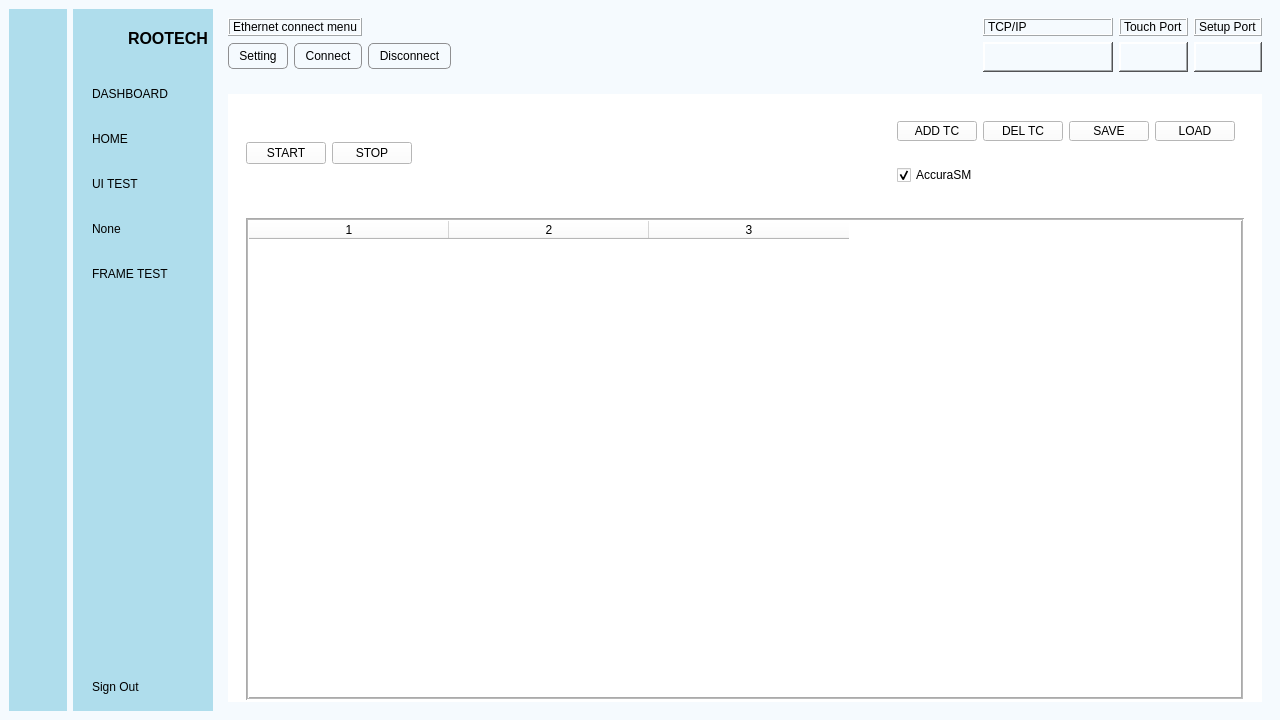
<?xml version="1.0" encoding="UTF-8"?>
<ui version="4.0">
 <class>MainWindow</class>
 <widget class="QMainWindow" name="MainWindow">
  <property name="geometry">
   <rect>
    <x>0</x>
    <y>0</y>
    <width>1280</width>
    <height>720</height>
   </rect>
  </property>
  <property name="minimumSize">
   <size>
    <width>1280</width>
    <height>720</height>
   </size>
  </property>
  <property name="windowTitle">
   <string>MainWindow</string>
  </property>
  <property name="styleSheet">
   <string notr="true">background-color: rgb(245, 250, 254);</string>
  </property>
  <widget class="QWidget" name="centralwidget">
   <layout class="QGridLayout" name="gridLayout">
    <item row="1" column="2">
     <widget class="QWidget" name="main_menu" native="true">
      <layout class="QVBoxLayout" name="verticalLayout_5">
       <item>
        <widget class="QStackedWidget" name="stackedWidget">
         <property name="font">
          <font>
           <pointsize>20</pointsize>
          </font>
         </property>
         <property name="styleSheet">
          <string notr="true">background-color: rgb(255, 255, 255);</string>
         </property>
         <property name="currentIndex">
          <number>1</number>
         </property>
         <widget class="QWidget" name="home_page">
          <widget class="QLabel" name="label_4">
           <property name="geometry">
            <rect>
             <x>40</x>
             <y>10</y>
             <width>48</width>
             <height>16</height>
            </rect>
           </property>
           <property name="text">
            <string>home</string>
           </property>
          </widget>
         </widget>
         <widget class="QWidget" name="ui_test_page">
          <layout class="QGridLayout" name="gridLayout_3">
           <item row="0" column="0">
            <layout class="QVBoxLayout" name="verticalLayout_6">
             <item>
              <widget class="QWidget" name="menu_widget" native="true">
               <property name="minimumSize">
                <size>
                 <width>0</width>
                 <height>100</height>
                </size>
               </property>
               <property name="maximumSize">
                <size>
                 <width>16777215</width>
                 <height>16777215</height>
                </size>
               </property>
               <layout class="QHBoxLayout" name="horizontalLayout_6">
                <item>
                 <widget class="QPushButton" name="btn_test_start">
                  <property name="sizePolicy">
                   <sizepolicy hsizetype="Preferred" vsizetype="Fixed">
                    <horstretch>0</horstretch>
                    <verstretch>0</verstretch>
                   </sizepolicy>
                  </property>
                  <property name="minimumSize">
                   <size>
                    <width>0</width>
                    <height>0</height>
                   </size>
                  </property>
                  <property name="text">
                   <string>START</string>
                  </property>
                 </widget>
                </item>
                <item>
                 <widget class="QPushButton" name="btn_test_stop">
                  <property name="text">
                   <string>STOP</string>
                  </property>
                 </widget>
                </item>
                <item>
                 <spacer name="horizontalSpacer_2">
                  <property name="orientation">
                   <enum>Qt::Orientation::Horizontal</enum>
                  </property>
                  <property name="sizeHint" stdset="0">
                   <size>
                    <width>725</width>
                    <height>20</height>
                   </size>
                  </property>
                 </spacer>
                </item>
                <item>
                 <layout class="QVBoxLayout" name="verticalLayout_7">
                  <item>
                   <widget class="QWidget" name="widget_2" native="true">
                    <property name="sizePolicy">
                     <sizepolicy hsizetype="Preferred" vsizetype="Preferred">
                      <horstretch>0</horstretch>
                      <verstretch>0</verstretch>
                     </sizepolicy>
                    </property>
                    <layout class="QHBoxLayout" name="horizontalLayout_4">
                     <item>
                      <widget class="QPushButton" name="btn_add_tc">
                       <property name="text">
                        <string>ADD TC</string>
                       </property>
                      </widget>
                     </item>
                     <item>
                      <widget class="QPushButton" name="btn_del_tc">
                       <property name="text">
                        <string>DEL TC</string>
                       </property>
                      </widget>
                     </item>
                     <item>
                      <widget class="QPushButton" name="btn_tc_save">
                       <property name="text">
                        <string>SAVE</string>
                       </property>
                      </widget>
                     </item>
                     <item>
                      <widget class="QPushButton" name="btn_tc_load">
                       <property name="text">
                        <string>LOAD</string>
                       </property>
                      </widget>
                     </item>
                    </layout>
                   </widget>
                  </item>
                  <item>
                   <widget class="QWidget" name="widget_3" native="true">
                    <layout class="QHBoxLayout" name="horizontalLayout_5">
                     <item>
                      <widget class="QCheckBox" name="cb_accurasm">
                       <property name="text">
                        <string>AccuraSM</string>
                       </property>
                       <property name="checked">
                        <bool>true</bool>
                       </property>
                      </widget>
                     </item>
                    </layout>
                   </widget>
                  </item>
                 </layout>
                </item>
               </layout>
              </widget>
             </item>
             <item>
              <widget class="QWidget" name="tc_widget" native="true">
               <property name="minimumSize">
                <size>
                 <width>0</width>
                 <height>500</height>
                </size>
               </property>
               <layout class="QHBoxLayout" name="horizontalLayout">
                <item>
                 <widget class="QTableWidget" name="tableWidget">
                  <property name="styleSheet">
                   <string notr="true">QHeaderView::section {
	border-bottom: 10px solid black;
}</string>
                  </property>
                  <property name="frameShape">
                   <enum>QFrame::Shape::Box</enum>
                  </property>
                  <property name="frameShadow">
                   <enum>QFrame::Shadow::Sunken</enum>
                  </property>
                  <property name="lineWidth">
                   <number>1</number>
                  </property>
                  <property name="midLineWidth">
                   <number>1</number>
                  </property>
                  <property name="verticalScrollBarPolicy">
                   <enum>Qt::ScrollBarPolicy::ScrollBarAsNeeded</enum>
                  </property>
                  <property name="alternatingRowColors">
                   <bool>true</bool>
                  </property>
                  <property name="gridStyle">
                   <enum>Qt::PenStyle::SolidLine</enum>
                  </property>
                  <property name="sortingEnabled">
                   <bool>false</bool>
                  </property>
                  <property name="columnCount">
                   <number>3</number>
                  </property>
                  <attribute name="horizontalHeaderVisible">
                   <bool>true</bool>
                  </attribute>
                  <attribute name="horizontalHeaderCascadingSectionResizes">
                   <bool>false</bool>
                  </attribute>
                  <attribute name="horizontalHeaderDefaultSectionSize">
                   <number>200</number>
                  </attribute>
                  <attribute name="horizontalHeaderHighlightSections">
                   <bool>true</bool>
                  </attribute>
                  <attribute name="horizontalHeaderShowSortIndicator" stdset="0">
                   <bool>false</bool>
                  </attribute>
                  <attribute name="horizontalHeaderStretchLastSection">
                   <bool>false</bool>
                  </attribute>
                  <attribute name="verticalHeaderCascadingSectionResizes">
                   <bool>false</bool>
                  </attribute>
                  <attribute name="verticalHeaderShowSortIndicator" stdset="0">
                   <bool>false</bool>
                  </attribute>
                  <attribute name="verticalHeaderStretchLastSection">
                   <bool>false</bool>
                  </attribute>
                  <column/>
                  <column/>
                  <column/>
                 </widget>
                </item>
               </layout>
              </widget>
             </item>
            </layout>
           </item>
          </layout>
         </widget>
         <widget class="QWidget" name="setup_test_page"/>
         <widget class="QWidget" name="frame_test_page">
          <widget class="QPushButton" name="btn_select_webcam">
           <property name="geometry">
            <rect>
             <x>20</x>
             <y>30</y>
             <width>101</width>
             <height>31</height>
            </rect>
           </property>
           <property name="styleSheet">
            <string notr="true">QPushButton {
    background-color: white;
    color: black;
}
QPushButton:checked {
    background-color: black;
    color: white;
    border: 1px solid black;
}</string>
           </property>
           <property name="text">
            <string>Select WebCam</string>
           </property>
           <property name="checkable">
            <bool>true</bool>
           </property>
          </widget>
          <widget class="QPushButton" name="btn_start_webcam">
           <property name="geometry">
            <rect>
             <x>30</x>
             <y>90</y>
             <width>75</width>
             <height>24</height>
            </rect>
           </property>
           <property name="text">
            <string>Start</string>
           </property>
          </widget>
          <widget class="QPushButton" name="btn_stop_webcam">
           <property name="geometry">
            <rect>
             <x>120</x>
             <y>90</y>
             <width>75</width>
             <height>24</height>
            </rect>
           </property>
           <property name="text">
            <string>Stop</string>
           </property>
          </widget>
          <widget class="QLabel" name="label_5">
           <property name="geometry">
            <rect>
             <x>40</x>
             <y>140</y>
             <width>71</width>
             <height>16</height>
            </rect>
           </property>
           <property name="text">
            <string>focus_value</string>
           </property>
          </widget>
          <widget class="QLineEdit" name="lineEdit">
           <property name="geometry">
            <rect>
             <x>40</x>
             <y>170</y>
             <width>113</width>
             <height>31</height>
            </rect>
           </property>
          </widget>
         </widget>
         <widget class="QWidget" name="page_5"/>
        </widget>
       </item>
      </layout>
     </widget>
    </item>
    <item row="0" column="2" alignment="Qt::AlignmentFlag::AlignVCenter">
     <widget class="QWidget" name="condition_bar" native="true">
      <property name="sizePolicy">
       <sizepolicy hsizetype="Preferred" vsizetype="Minimum">
        <horstretch>0</horstretch>
        <verstretch>0</verstretch>
       </sizepolicy>
      </property>
      <property name="minimumSize">
       <size>
        <width>0</width>
        <height>70</height>
       </size>
      </property>
      <layout class="QGridLayout" name="gridLayout_4">
       <item row="1" column="3">
        <spacer name="horizontalSpacer">
         <property name="orientation">
          <enum>Qt::Orientation::Horizontal</enum>
         </property>
         <property name="sizeHint" stdset="0">
          <size>
           <width>868</width>
           <height>19</height>
          </size>
         </property>
        </spacer>
       </item>
       <item row="1" column="5">
        <widget class="QLabel" name="tp_display">
         <property name="minimumSize">
          <size>
           <width>60</width>
           <height>30</height>
          </size>
         </property>
         <property name="frameShape">
          <enum>QFrame::Shape::WinPanel</enum>
         </property>
         <property name="frameShadow">
          <enum>QFrame::Shadow::Raised</enum>
         </property>
         <property name="text">
          <string/>
         </property>
        </widget>
       </item>
       <item row="1" column="0">
        <widget class="QPushButton" name="btn_setting">
         <property name="styleSheet">
          <string notr="true">QPushButton {
        border: 1px solid #8f8f91;
        border-radius: 5px;
        padding: 5 10px;
    }

QPushButton:pressed {
        background-color: #d0d0d0;
    }</string>
         </property>
         <property name="text">
          <string>Setting</string>
         </property>
         <property name="checkable">
          <bool>false</bool>
         </property>
         <property name="autoDefault">
          <bool>false</bool>
         </property>
        </widget>
       </item>
       <item row="1" column="1">
        <widget class="QPushButton" name="btn_all_connect">
         <property name="styleSheet">
          <string notr="true">QPushButton {
        border: 1px solid #8f8f91;
        border-radius: 5px;
        padding: 5 10px;
    }

QPushButton:pressed {
        background-color: #d0d0d0;
    }</string>
         </property>
         <property name="text">
          <string>Connect</string>
         </property>
         <property name="checkable">
          <bool>false</bool>
         </property>
        </widget>
       </item>
       <item row="1" column="4">
        <widget class="QLabel" name="ip_display">
         <property name="minimumSize">
          <size>
           <width>130</width>
           <height>30</height>
          </size>
         </property>
         <property name="frameShape">
          <enum>QFrame::Shape::WinPanel</enum>
         </property>
         <property name="frameShadow">
          <enum>QFrame::Shadow::Raised</enum>
         </property>
         <property name="lineWidth">
          <number>1</number>
         </property>
         <property name="text">
          <string/>
         </property>
        </widget>
       </item>
       <item row="1" column="2">
        <widget class="QPushButton" name="btn_all_disconnect">
         <property name="styleSheet">
          <string notr="true">QPushButton {
        border: 1px solid #8f8f91;
        border-radius: 5px;
        padding: 5 10px;
    }

QPushButton:pressed {
        background-color: #d0d0d0;
    }</string>
         </property>
         <property name="text">
          <string>Disconnect</string>
         </property>
         <property name="checkable">
          <bool>false</bool>
         </property>
         <property name="checked">
          <bool>false</bool>
         </property>
         <property name="flat">
          <bool>false</bool>
         </property>
        </widget>
       </item>
       <item row="0" column="4">
        <widget class="QLabel" name="label_6">
         <property name="frameShape">
          <enum>QFrame::Shape::Box</enum>
         </property>
         <property name="frameShadow">
          <enum>QFrame::Shadow::Raised</enum>
         </property>
         <property name="text">
          <string>TCP/IP</string>
         </property>
        </widget>
       </item>
       <item row="0" column="5">
        <widget class="QLabel" name="label_7">
         <property name="frameShape">
          <enum>QFrame::Shape::Box</enum>
         </property>
         <property name="frameShadow">
          <enum>QFrame::Shadow::Raised</enum>
         </property>
         <property name="text">
          <string>Touch Port</string>
         </property>
        </widget>
       </item>
       <item row="1" column="6">
        <widget class="QLabel" name="sp_display">
         <property name="minimumSize">
          <size>
           <width>60</width>
           <height>30</height>
          </size>
         </property>
         <property name="frameShape">
          <enum>QFrame::Shape::WinPanel</enum>
         </property>
         <property name="frameShadow">
          <enum>QFrame::Shadow::Raised</enum>
         </property>
         <property name="text">
          <string/>
         </property>
        </widget>
       </item>
       <item row="0" column="6">
        <widget class="QLabel" name="label_9">
         <property name="frameShape">
          <enum>QFrame::Shape::Box</enum>
         </property>
         <property name="frameShadow">
          <enum>QFrame::Shadow::Raised</enum>
         </property>
         <property name="text">
          <string>Setup Port</string>
         </property>
        </widget>
       </item>
       <item row="0" column="0" colspan="2">
        <widget class="QLabel" name="label_10">
         <property name="frameShape">
          <enum>QFrame::Shape::Box</enum>
         </property>
         <property name="frameShadow">
          <enum>QFrame::Shadow::Raised</enum>
         </property>
         <property name="text">
          <string>Ethernet connect menu</string>
         </property>
        </widget>
       </item>
      </layout>
     </widget>
    </item>
    <item row="0" column="1" rowspan="2">
     <widget class="QWidget" name="icon_name_widget" native="true">
      <property name="enabled">
       <bool>true</bool>
      </property>
      <property name="minimumSize">
       <size>
        <width>0</width>
        <height>0</height>
       </size>
      </property>
      <property name="styleSheet">
       <string notr="true">QWidget{
	background-color: rgb(175, 221, 236);
}

QPushButton {
	color:black;
	text-align:left;
	height:30px;
	border:none;
	padding-left:10px;
	border-top-left-radius:10px;
	border-bottom-left-radius:10px;
	border-top-right-radius:10px;
	border-bottom-right-radius:10px;
}

QPushButton:checked{
	background-color:#F5FAFE;
	font-weight:bold;
}</string>
      </property>
      <layout class="QVBoxLayout" name="verticalLayout_4">
       <property name="rightMargin">
        <number>5</number>
       </property>
       <item>
        <layout class="QHBoxLayout" name="horizontalLayout_3">
         <item>
          <widget class="QLabel" name="label_2">
           <property name="minimumSize">
            <size>
             <width>40</width>
             <height>40</height>
            </size>
           </property>
           <property name="maximumSize">
            <size>
             <width>40</width>
             <height>40</height>
            </size>
           </property>
           <property name="text">
            <string/>
           </property>
           <property name="pixmap">
            <pixmap resource="resources.qrc">:/images/Rootech.png</pixmap>
           </property>
           <property name="scaledContents">
            <bool>true</bool>
           </property>
          </widget>
         </item>
         <item>
          <widget class="QLabel" name="label_3">
           <property name="font">
            <font>
             <family>Segoe UI</family>
             <pointsize>12</pointsize>
             <bold>true</bold>
            </font>
           </property>
           <property name="text">
            <string>ROOTECH</string>
           </property>
          </widget>
         </item>
        </layout>
       </item>
       <item>
        <layout class="QVBoxLayout" name="verticalLayout_2">
         <property name="spacing">
          <number>15</number>
         </property>
         <property name="topMargin">
          <number>15</number>
         </property>
         <item>
          <widget class="QPushButton" name="pushButton_12">
           <property name="text">
            <string>DASHBOARD</string>
           </property>
           <property name="icon">
            <iconset resource="resources.qrc">
             <normaloff>:/images/dashboard.png</normaloff>:/images/dashboard.png</iconset>
           </property>
           <property name="checkable">
            <bool>true</bool>
           </property>
           <property name="autoExclusive">
            <bool>true</bool>
           </property>
          </widget>
         </item>
         <item>
          <widget class="QPushButton" name="btn_home_2">
           <property name="text">
            <string>HOME</string>
           </property>
           <property name="icon">
            <iconset resource="resources.qrc">
             <normaloff>:/images/home.png</normaloff>:/images/home.png</iconset>
           </property>
           <property name="checkable">
            <bool>true</bool>
           </property>
           <property name="autoExclusive">
            <bool>true</bool>
           </property>
          </widget>
         </item>
         <item>
          <widget class="QPushButton" name="btn_ui_test_2">
           <property name="text">
            <string>UI TEST</string>
           </property>
           <property name="icon">
            <iconset resource="resources.qrc">
             <normaloff>:/images/brand_family.png</normaloff>:/images/brand_family.png</iconset>
           </property>
           <property name="checkable">
            <bool>true</bool>
           </property>
           <property name="autoExclusive">
            <bool>true</bool>
           </property>
          </widget>
         </item>
         <item>
          <widget class="QPushButton" name="btn_demo_test">
           <property name="text">
            <string>None</string>
           </property>
           <property name="icon">
            <iconset resource="resources.qrc">
             <normaloff>:/images/computer.png</normaloff>:/images/computer.png</iconset>
           </property>
           <property name="checkable">
            <bool>true</bool>
           </property>
           <property name="autoExclusive">
            <bool>true</bool>
           </property>
          </widget>
         </item>
         <item>
          <widget class="QPushButton" name="btn_frame_test_2">
           <property name="text">
            <string>FRAME TEST</string>
           </property>
           <property name="icon">
            <iconset resource="resources.qrc">
             <normaloff>:/images/videocam.png</normaloff>:/images/videocam.png</iconset>
           </property>
           <property name="checkable">
            <bool>true</bool>
           </property>
           <property name="autoExclusive">
            <bool>true</bool>
           </property>
          </widget>
         </item>
        </layout>
       </item>
       <item>
        <spacer name="verticalSpacer_2">
         <property name="orientation">
          <enum>Qt::Orientation::Vertical</enum>
         </property>
         <property name="sizeHint" stdset="0">
          <size>
           <width>20</width>
           <height>383</height>
          </size>
         </property>
        </spacer>
       </item>
       <item>
        <widget class="QPushButton" name="pushButton_7">
         <property name="text">
          <string>Sign Out</string>
         </property>
         <property name="icon">
          <iconset resource="resources.qrc">
           <normaloff>:/images/logout.png</normaloff>:/images/logout.png</iconset>
         </property>
         <property name="checkable">
          <bool>true</bool>
         </property>
        </widget>
       </item>
      </layout>
     </widget>
    </item>
    <item row="0" column="0" rowspan="2">
     <widget class="QWidget" name="icon_only_widget" native="true">
      <property name="minimumSize">
       <size>
        <width>0</width>
        <height>0</height>
       </size>
      </property>
      <property name="maximumSize">
       <size>
        <width>70</width>
        <height>16777215</height>
       </size>
      </property>
      <property name="styleSheet">
       <string notr="true">QWidget{
	background-color: rgb(175, 221, 236);
}

QPushButton {
	color:black;
	text-align:center;
	height:30px;
	border:none;
	border-top-left-radius:10px;
	border-bottom-left-radius:10px;
	border-top-right-radius:10px;
	border-bottom-right-radius:10px;
}

QPushButton:checked{
	background-color:#F5FAFE;
	font-weight:bold;
}</string>
      </property>
      <layout class="QVBoxLayout" name="verticalLayout_3">
       <item>
        <layout class="QHBoxLayout" name="horizontalLayout_2">
         <item>
          <spacer name="horizontalSpacer_3">
           <property name="orientation">
            <enum>Qt::Orientation::Horizontal</enum>
           </property>
           <property name="sizeHint" stdset="0">
            <size>
             <width>18</width>
             <height>20</height>
            </size>
           </property>
          </spacer>
         </item>
         <item>
          <widget class="QLabel" name="label">
           <property name="minimumSize">
            <size>
             <width>40</width>
             <height>40</height>
            </size>
           </property>
           <property name="maximumSize">
            <size>
             <width>40</width>
             <height>40</height>
            </size>
           </property>
           <property name="text">
            <string/>
           </property>
           <property name="pixmap">
            <pixmap resource="resources.qrc">:/images/Rootech.png</pixmap>
           </property>
           <property name="scaledContents">
            <bool>true</bool>
           </property>
          </widget>
         </item>
         <item>
          <spacer name="horizontalSpacer_4">
           <property name="orientation">
            <enum>Qt::Orientation::Horizontal</enum>
           </property>
           <property name="sizeHint" stdset="0">
            <size>
             <width>18</width>
             <height>20</height>
            </size>
           </property>
          </spacer>
         </item>
        </layout>
       </item>
       <item>
        <layout class="QVBoxLayout" name="verticalLayout">
         <property name="spacing">
          <number>15</number>
         </property>
         <property name="topMargin">
          <number>15</number>
         </property>
         <item>
          <widget class="QPushButton" name="pushButton_3">
           <property name="text">
            <string/>
           </property>
           <property name="icon">
            <iconset resource="resources.qrc">
             <normaloff>:/images/dashboard.png</normaloff>:/images/dashboard.png</iconset>
           </property>
           <property name="checkable">
            <bool>true</bool>
           </property>
           <property name="autoExclusive">
            <bool>true</bool>
           </property>
          </widget>
         </item>
         <item>
          <widget class="QPushButton" name="btn_home_1">
           <property name="text">
            <string/>
           </property>
           <property name="icon">
            <iconset resource="resources.qrc">
             <normaloff>:/images/home.png</normaloff>:/images/home.png</iconset>
           </property>
           <property name="checkable">
            <bool>true</bool>
           </property>
           <property name="autoExclusive">
            <bool>true</bool>
           </property>
          </widget>
         </item>
         <item>
          <widget class="QPushButton" name="btn_ui_test_1">
           <property name="text">
            <string/>
           </property>
           <property name="icon">
            <iconset resource="resources.qrc">
             <normaloff>:/images/brand_family.png</normaloff>:/images/brand_family.png</iconset>
           </property>
           <property name="checkable">
            <bool>true</bool>
           </property>
           <property name="autoExclusive">
            <bool>true</bool>
           </property>
          </widget>
         </item>
         <item>
          <widget class="QPushButton" name="btn_setup_test_1">
           <property name="text">
            <string/>
           </property>
           <property name="icon">
            <iconset resource="resources.qrc">
             <normaloff>:/images/computer.png</normaloff>:/images/computer.png</iconset>
           </property>
           <property name="checkable">
            <bool>true</bool>
           </property>
           <property name="autoExclusive">
            <bool>true</bool>
           </property>
          </widget>
         </item>
         <item>
          <widget class="QPushButton" name="btn_frame_test_1">
           <property name="text">
            <string/>
           </property>
           <property name="icon">
            <iconset resource="resources.qrc">
             <normaloff>:/images/videocam.png</normaloff>:/images/videocam.png</iconset>
           </property>
           <property name="checkable">
            <bool>true</bool>
           </property>
           <property name="autoExclusive">
            <bool>true</bool>
           </property>
          </widget>
         </item>
        </layout>
       </item>
       <item>
        <spacer name="verticalSpacer">
         <property name="orientation">
          <enum>Qt::Orientation::Vertical</enum>
         </property>
         <property name="sizeHint" stdset="0">
          <size>
           <width>20</width>
           <height>383</height>
          </size>
         </property>
        </spacer>
       </item>
       <item>
        <widget class="QPushButton" name="pushButton_6">
         <property name="text">
          <string/>
         </property>
         <property name="icon">
          <iconset resource="resources.qrc">
           <normaloff>:/images/logout.png</normaloff>:/images/logout.png</iconset>
         </property>
         <property name="checkable">
          <bool>true</bool>
         </property>
        </widget>
       </item>
      </layout>
     </widget>
    </item>
   </layout>
  </widget>
 </widget>
 <resources>
  <include location="resources.qrc"/>
 </resources>
 <connections>
  <connection>
   <sender>btn_frame_test_1</sender>
   <signal>toggled(bool)</signal>
   <receiver>btn_frame_test_2</receiver>
   <slot>setChecked(bool)</slot>
   <hints>
    <hint type="sourcelabel">
     <x>40</x>
     <y>272</y>
    </hint>
    <hint type="destinationlabel">
     <x>103</x>
     <y>269</y>
    </hint>
   </hints>
  </connection>
  <connection>
   <sender>btn_setup_test_1</sender>
   <signal>toggled(bool)</signal>
   <receiver>btn_demo_test</receiver>
   <slot>setChecked(bool)</slot>
   <hints>
    <hint type="sourcelabel">
     <x>42</x>
     <y>224</y>
    </hint>
    <hint type="destinationlabel">
     <x>114</x>
     <y>224</y>
    </hint>
   </hints>
  </connection>
  <connection>
   <sender>btn_ui_test_1</sender>
   <signal>toggled(bool)</signal>
   <receiver>btn_ui_test_2</receiver>
   <slot>setChecked(bool)</slot>
   <hints>
    <hint type="sourcelabel">
     <x>42</x>
     <y>177</y>
    </hint>
    <hint type="destinationlabel">
     <x>104</x>
     <y>179</y>
    </hint>
   </hints>
  </connection>
  <connection>
   <sender>btn_home_1</sender>
   <signal>toggled(bool)</signal>
   <receiver>btn_home_2</receiver>
   <slot>setChecked(bool)</slot>
   <hints>
    <hint type="sourcelabel">
     <x>38</x>
     <y>137</y>
    </hint>
    <hint type="destinationlabel">
     <x>118</x>
     <y>132</y>
    </hint>
   </hints>
  </connection>
  <connection>
   <sender>btn_home_2</sender>
   <signal>toggled(bool)</signal>
   <receiver>btn_home_1</receiver>
   <slot>setChecked(bool)</slot>
   <hints>
    <hint type="sourcelabel">
     <x>116</x>
     <y>122</y>
    </hint>
    <hint type="destinationlabel">
     <x>55</x>
     <y>127</y>
    </hint>
   </hints>
  </connection>
  <connection>
   <sender>btn_ui_test_2</sender>
   <signal>toggled(bool)</signal>
   <receiver>btn_ui_test_1</receiver>
   <slot>setChecked(bool)</slot>
   <hints>
    <hint type="sourcelabel">
     <x>94</x>
     <y>166</y>
    </hint>
    <hint type="destinationlabel">
     <x>53</x>
     <y>166</y>
    </hint>
   </hints>
  </connection>
  <connection>
   <sender>btn_demo_test</sender>
   <signal>toggled(bool)</signal>
   <receiver>btn_setup_test_1</receiver>
   <slot>setChecked(bool)</slot>
   <hints>
    <hint type="sourcelabel">
     <x>103</x>
     <y>210</y>
    </hint>
    <hint type="destinationlabel">
     <x>48</x>
     <y>224</y>
    </hint>
   </hints>
  </connection>
  <connection>
   <sender>btn_frame_test_2</sender>
   <signal>toggled(bool)</signal>
   <receiver>btn_frame_test_1</receiver>
   <slot>setChecked(bool)</slot>
   <hints>
    <hint type="sourcelabel">
     <x>111</x>
     <y>259</y>
    </hint>
    <hint type="destinationlabel">
     <x>53</x>
     <y>260</y>
    </hint>
   </hints>
  </connection>
  <connection>
   <sender>pushButton_6</sender>
   <signal>toggled(bool)</signal>
   <receiver>MainWindow</receiver>
   <slot>close()</slot>
   <hints>
    <hint type="sourcelabel">
     <x>42</x>
     <y>693</y>
    </hint>
    <hint type="destinationlabel">
     <x>34</x>
     <y>788</y>
    </hint>
   </hints>
  </connection>
  <connection>
   <sender>pushButton_7</sender>
   <signal>toggled(bool)</signal>
   <receiver>MainWindow</receiver>
   <slot>close()</slot>
   <hints>
    <hint type="sourcelabel">
     <x>133</x>
     <y>699</y>
    </hint>
    <hint type="destinationlabel">
     <x>133</x>
     <y>773</y>
    </hint>
   </hints>
  </connection>
  <connection>
   <sender>pushButton_12</sender>
   <signal>toggled(bool)</signal>
   <receiver>pushButton_3</receiver>
   <slot>setChecked(bool)</slot>
   <hints>
    <hint type="sourcelabel">
     <x>126</x>
     <y>91</y>
    </hint>
    <hint type="destinationlabel">
     <x>32</x>
     <y>86</y>
    </hint>
   </hints>
  </connection>
  <connection>
   <sender>pushButton_12</sender>
   <signal>clicked(bool)</signal>
   <receiver>icon_only_widget</receiver>
   <slot>setVisible(bool)</slot>
   <hints>
    <hint type="sourcelabel">
     <x>185</x>
     <y>93</y>
    </hint>
    <hint type="destinationlabel">
     <x>53</x>
     <y>482</y>
    </hint>
   </hints>
  </connection>
  <connection>
   <sender>pushButton_12</sender>
   <signal>clicked(bool)</signal>
   <receiver>icon_name_widget</receiver>
   <slot>setHidden(bool)</slot>
   <hints>
    <hint type="sourcelabel">
     <x>173</x>
     <y>94</y>
    </hint>
    <hint type="destinationlabel">
     <x>198</x>
     <y>493</y>
    </hint>
   </hints>
  </connection>
  <connection>
   <sender>pushButton_3</sender>
   <signal>toggled(bool)</signal>
   <receiver>pushButton_12</receiver>
   <slot>setChecked(bool)</slot>
   <hints>
    <hint type="sourcelabel">
     <x>49</x>
     <y>99</y>
    </hint>
    <hint type="destinationlabel">
     <x>92</x>
     <y>100</y>
    </hint>
   </hints>
  </connection>
  <connection>
   <sender>pushButton_3</sender>
   <signal>clicked(bool)</signal>
   <receiver>icon_only_widget</receiver>
   <slot>setHidden(bool)</slot>
   <hints>
    <hint type="sourcelabel">
     <x>53</x>
     <y>79</y>
    </hint>
    <hint type="destinationlabel">
     <x>50</x>
     <y>413</y>
    </hint>
   </hints>
  </connection>
  <connection>
   <sender>pushButton_3</sender>
   <signal>clicked(bool)</signal>
   <receiver>icon_name_widget</receiver>
   <slot>setVisible(bool)</slot>
   <hints>
    <hint type="sourcelabel">
     <x>47</x>
     <y>87</y>
    </hint>
    <hint type="destinationlabel">
     <x>86</x>
     <y>438</y>
    </hint>
   </hints>
  </connection>
 </connections>
</ui>
